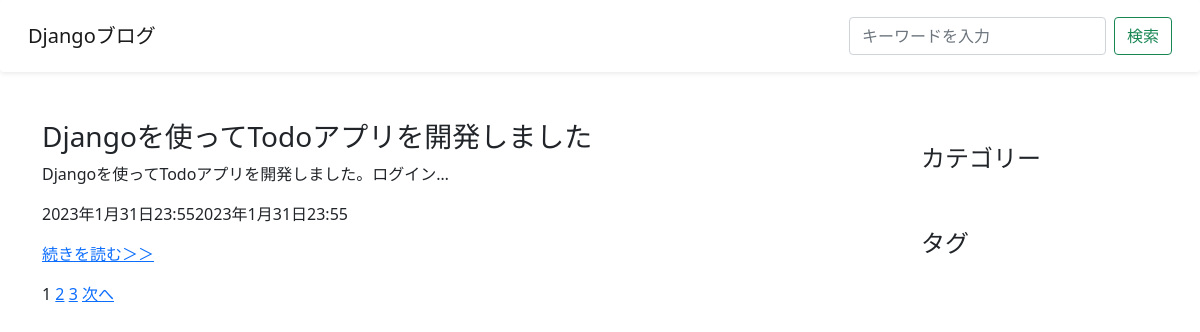
The app's page /, older data.
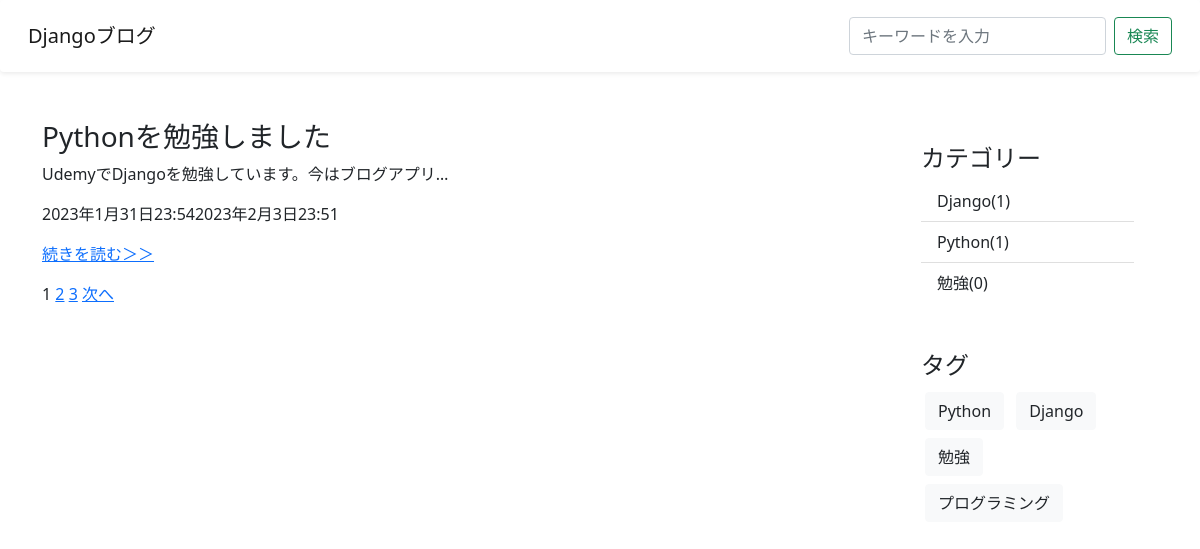
The same page, newer data.
### blog/models.py (models this page shows, shortened)
class Task(models.Model):
    title = models.CharField(verbose_name="タイトル", max_length=200)
    content = models.TextField(verbose_name="本文")
    image = models.ImageField(verbose_name="画像", upload_to="uploads/", null=True, blank=True)
    created_at = models.DateTimeField(verbose_name="作成日", auto_now_add=True)
    updated_at = models.DateTimeField(verbose_name="更新日", auto_now=True)
    is_published = models.BooleanField(verbose_name="公開設定", default=False)
    category = models.ForeignKey(Category, verbose_name="カテゴリー", on_delete=models.PROTECT, null=True, blank=True)
    tag = models.ManyToManyField(Tag, verbose_name="タグ", blank=True)
    class Meta:
        verbose_name = "記事"
        verbose_name_plural = "記事"

class Category(models.Model):
    name = models.CharField(verbose_name="カテゴリー", max_length=255)
    slug = models.SlugField(verbose_name="URL", unique=True)
    class Meta:
        verbose_name = "カテゴリー"
        verbose_name_plural = "カテゴリー"

class Tag(models.Model):
    name = models.CharField(verbose_name="タグ", max_length=255)
    slug = models.SlugField(verbose_name="URL", unique=True)
    class Meta:
        verbose_name = "タグ"
        verbose_name_plural = "タグ"

### blog/views.py (the view)
# urls.py: path('', BlogListView.as_view(), name='post-list'),
class BlogListView(ListView):
    model = Task
    template_name = "blog/post_list.html"
    context_object_name = "posts"
    paginate_by = 1
    def get_queryset(self):
        posts = super().get_queryset()
        return posts.order_by("-updated_at")

### blog/context_processors.py (called while the page is built)
def common(request):
    context = {
        "categories": Category.objects.annotate(
            count = Count("task", Q(task__is_published=True))
        ),
        "tags": Tag.objects.all()
    }
    return context

### blog/templatetags/blog.py (called while the page is built)
@register.simple_tag
def replace(request, key, value):
    url_dict = request.GET.copy()
    url_dict[key] = value
    return url_dict.urlencode()

### blog/templates/blog/post_list.html (shortened to what this page needs)
{% extends "blog/base.html" %}
{% block content %}
    <div class="row">
        <div class="col-9">
            {% for blog in posts %}
                {% if blog.is_published or user.is_superuser %}
                    <h3>{{ blog.title }}</h3>
                    <p>{{ blog.content | truncatechars:30 }}</p>
                    <p>{{ blog.created_at }}{{ blog.updated_at }}</p>
                    <p><a href="{% url "post-detail" blog.pk %}">続きを読む＞＞</a></p>
                {% endif %}
            {% endfor %}
            {% include "blog/snippets/pagination.html" %}
        </div>
        <div class="col-3">
            {% include "blog/snippets/sidebar.html" %}
        </div>
    </div>
{% endblock content %}

### blog/templates/blog/snippets/sidebar.html
<div class="p-4 category">
    <h4>カテゴリー</h4>
    <ul class="list-group list-group-flush">
        {% for category in categories %}
            <li class="list-group-item">
                <a href="{% url "category-post-list" category.slug %}">
                    {{ category.name }}({{ category.count }})
                </a>
            </li>
        {% endfor %}
    </ul>
</div>
<div class="p-4">
    <h4>タグ</h4>
    {% for tag in tags %}
        <a class="btn btn-light bg-light text-dark m-1" href="{% url "tag-post-list" tag.slug %}">
            {{ tag.name }}
        </a>
    {% endfor %}
</div>

Row changes from the older to the newer data that the page shows:
no longer on this page (row edited): Task: title "Djangoを使ってTodoアプリを開発しました", content "Djangoを使ってTodoアプリを開発しました。ログイン…", created_at "2023年1月31日23:55", updated_at "2023年1月31日23:55"
now on this page (row edited): Task: title "Pythonを勉強しました", content "UdemyでDjangoを勉強しています。今はブログアプリ…", created_at "2023年1月31日23:54", updated_at "2023年2月3日23:51"
added Category: name "Django", count "1"
added Category: name "Python", count "1"
added Category: name "勉強", count "0"
added Tag: name "Python"
added Tag: name "Django"
added Tag: name "勉強"
added Tag: name "プログラミング"
